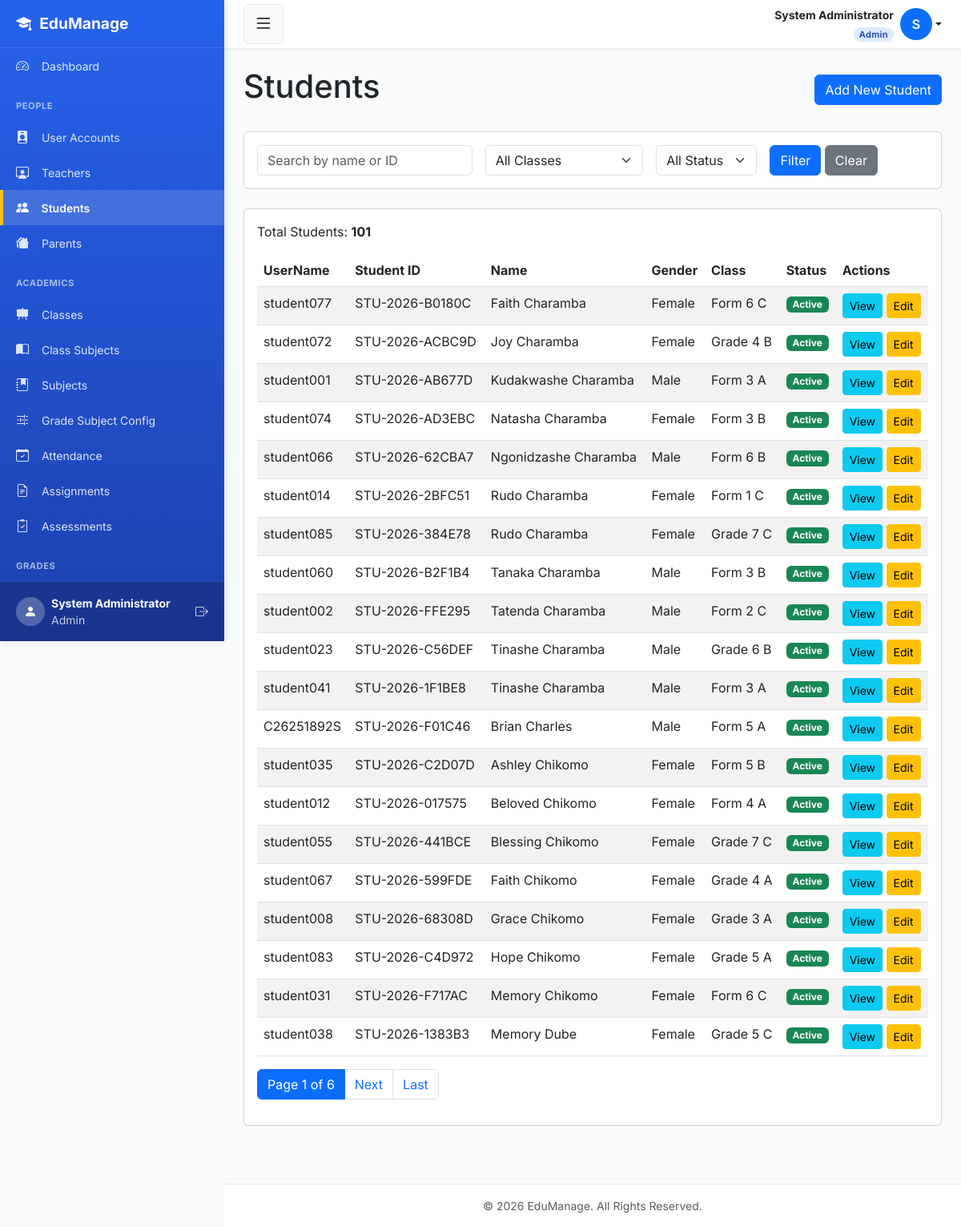
Page /students/ (signed in) on the committed database.
### smsapp/models.py (models this page shows, shortened)
class User(AbstractUser):
    ROLE_CHOICES = [
        ('admin',   'Admin'),
        ('teacher', 'Teacher'),
        ('student', 'Student'),
        ('parent',  'Parent'),
    ]
    role  = models.CharField(max_length=10, choices=ROLE_CHOICES, default='student')
    phone = models.CharField(max_length=20, blank=True, null=True)
    email = models.EmailField(unique=True, blank=True, null=True)
    REQUIRED_FIELDS = ['first_name', 'last_name', 'role']
    class Meta:
        db_table = 'users'

class Student(models.Model):
    GENDER_CHOICES = [('M', 'Male'), ('F', 'Female')]
    user              = models.OneToOneField(User, on_delete=models.CASCADE, related_name='student_profile')
    student_id_number = models.CharField(max_length=20, unique=True, blank=True)
    date_of_birth     = models.DateField()
    gender            = models.CharField(max_length=1, choices=GENDER_CHOICES)
    emergency_contact_name         = models.CharField(max_length=100)
    emergency_contact_phone        = models.CharField(max_length=20)
    emergency_contact_relationship = models.CharField(max_length=50)
    medical_notes   = models.TextField(blank=True, null=True)
    blood_group     = models.CharField(max_length=5, blank=True, null=True)
    allergies       = models.TextField(blank=True, null=True)
    admission_date  = models.DateField(default=timezone.now)
    is_active       = models.BooleanField(default=True)
    graduation_date = models.DateField(null=True, blank=True)
    created_at = models.DateTimeField(auto_now_add=True)
    updated_at = models.DateTimeField(auto_now=True)
    class Meta:
        db_table = 'students'
        ordering = ['user__last_name']
    @property
    def current_enrollment(self):
        return self.enrollments.filter(is_active=True).select_related('class_assigned').first()
    @property
    def current_class(self):
        enrollment = self.current_enrollment
        return enrollment.class_assigned if enrollment else None

class StudentEnrollment(models.Model):
    student       = models.ForeignKey('Student', on_delete=models.CASCADE, related_name='enrollments')
    class_assigned = models.ForeignKey(SchoolClass, on_delete=models.CASCADE, related_name='enrollments')
    academic_year = models.ForeignKey(AcademicYear, on_delete=models.CASCADE, related_name='enrollments')
    enrollment_date = models.DateField(default=timezone.now)
    is_active     = models.BooleanField(default=True)
    class Meta:
        db_table        = 'student_enrollments'
        unique_together = ['student', 'academic_year']
        ordering        = ['-academic_year', 'student']

class SchoolClass(models.Model):
    name          = models.CharField(max_length=50)
    grade_level   = models.CharField(max_length=3, choices=GRADE_CHOICES)  # FIX: uses shared constant
    academic_year = models.ForeignKey(AcademicYear, on_delete=models.CASCADE, related_name='classes')
    class_teacher = models.ForeignKey(
        'Teacher', on_delete=models.SET_NULL,
        null=True, blank=True, related_name='main_class'
    )
    room_number = models.CharField(max_length=20, blank=True, null=True)
    capacity    = models.IntegerField(default=40)
    created_at  = models.DateTimeField(auto_now_add=True)
    class Meta:
        db_table        = 'classes'
        verbose_name    = 'Class'
        verbose_name_plural = 'Classes'
        ordering        = ['grade_level', 'name']
        unique_together = ['name', 'academic_year']

### smsapp/views.py (the view, shortened to what this page needs)
# urls.py: path('students/', views.student_list, name='student_list'),
@login_required
@admin_required
def student_list(request):
    students = Student.objects.filter(is_active=True).prefetch_related('enrollments', 'enrollments__class_assigned')
    search_query = request.GET.get('search', '')
    class_filter = request.GET.get('class', '')
    if class_filter:
        students = students.filter(enrollments__class_assigned_id=class_filter, enrollments__is_active=True)
    status_filter = request.GET.get('status', '')
    if status_filter == 'inactive':
        students = Student.objects.filter(is_active=False).prefetch_related('enrollments', 'enrollments__class_assigned')
    students = students.select_related('user').order_by('user__last_name', 'user__first_name')
    paginator = Paginator(students, 20)
    page_obj = paginator.get_page(request.GET.get('page'))
    classes = SchoolClass.objects.all().order_by('name')
    context = {
        'students': page_obj,
        'page_obj': page_obj,
        'classes': classes,
        'search_query': search_query,
        'class_filter': class_filter,
        'status_filter': status_filter,
    }
    return render(request, 'students/student_list.html', context)

### smsapp/templates/students/student_list.html (shortened to what this page needs)
{% extends 'base.html' %}
{% block content %}
<div class="d-flex justify-content-between align-items-center mb-4">
    <h1>Students</h1>
    <div>
        <a href="{% url 'student_create' %}" class="btn btn-primary">Add New Student</a>
    </div>
</div>
<div class="card mb-4">
    <div class="card-body">
        <form method="get" class="row g-3">
            <div class="col-md-4">
                <input type="text" name="search" class="form-control" placeholder="Search by name or ID" value="{{ search_query }}">
            </div>
            <div class="col-md-3">
                <select name="class" class="form-select">
                    <option value="">All Classes</option>
                </select>
            </div>
            <div class="col-md-2">
                <select name="status" class="form-select">
                    <option value="">All Status</option>
                </select>
            </div>
            <div class="col-md-3">
                <button type="submit" class="btn btn-primary">Filter</button>
                <a href="{% url 'student_list' %}" class="btn btn-secondary">Clear</a>
            </div>
        </form>
    </div>
</div>
<div class="card">
    <div class="card-body">
        <p>Total Students: <strong>{{ page_obj.paginator.count }}</strong></p>
        {% if students %}
        <div class="table-responsive">
            <table class="table table-striped">
                <thead>
                    <tr>
                        <th>UserName</th>
                        <th>Student ID</th>
                        <th>Name</th>
                        <th>Gender</th>
                        <th>Class</th>
                        <th>Status</th>
                        <th>Actions</th>
                    </tr>
                </thead>
                <tbody>
                    {% for student in students %}
                    <tr>
                        <td>{{ student.user.username }}</td>
                        <td>{{ student.student_id_number }}</td>
                        <td>{{ student.user.get_full_name }}</td>
                        <td>{{ student.get_gender_display }}</td>
                        <td>{{ student.current_class.name }}</td>
                        <td>
                            {% if student.is_active %}
                            <span class="badge bg-success">Active</span>
                            {% else %}
                            <span class="badge bg-secondary">Inactive</span>
                            {% endif %}
                        </td>
                        <td>
                            <a href="{% url 'student_detail' student.id %}" class="btn btn-sm btn-info">View</a>
                            <a href="{% url 'student_update' student.id %}" class="btn btn-sm btn-warning">Edit</a>
                        </td>
                    </tr>
                    {% endfor %}
                </tbody>
            </table>
        </div>
        {% if page_obj.has_other_pages %}
        <nav aria-label="Page navigation">
            <ul class="pagination">
                <li class="page-item active">
                    <span class="page-link">Page {{ page_obj.number }} of {{ page_obj.paginator.num_pages }}</span>
                </li>
                {% if page_obj.has_next %}
                <li class="page-item">
                    <a class="page-link" href="?page={{ page_obj.next_page_number }}">Next</a>
                </li>
                <li class="page-item">
                    <a class="page-link" href="?page={{ page_obj.paginator.num_pages }}">Last</a>
                </li>
                {% endif %}
            </ul>
        </nav>
        {% endif %}
        {% else %}
        <p>No students found.</p>
        {% endif %}
    </div>
</div>
{% endblock %}

### smsapp/templates/base.html (shortened to what this page needs)
<!DOCTYPE html>
<html lang="en">
<head>
    <link href="https://cdn.jsdelivr.net/npm/bootstrap@5.3.0/dist/css/bootstrap.min.css" rel="stylesheet">
    <link rel="stylesheet" href="https://cdn.jsdelivr.net/npm/bootstrap-icons@1.11.0/font/bootstrap-icons.css">
    <link rel="stylesheet" href="https://cdnjs.cloudflare.com/ajax/libs/font-awesome/6.4.0/css/all.min.css">
</head>
<body>
<div class="d-flex" id="wrapper">
    <div id="sidebar-wrapper">
        <div class="sidebar-heading">
            <i class="bi bi-mortarboard-fill"></i> EduManage
        </div>
        <div class="sidebar-nav">
            {% if user.role == 'admin' %}
                <a href="{% url 'admin_dashboard' %}" class="list-group-item list-group-item-action">
                    <i class="bi bi-speedometer2"></i> Dashboard
                </a>
            {% elif user.role == 'teacher' %}
                <a href="{% url 'teacher_dashboard' %}" class="list-group-item list-group-item-action">
                    <i class="bi bi-speedometer2"></i> Dashboard
                </a>
            {% elif user.role == 'student' %}
                <a href="{% url 'student_dashboard' %}" class="list-group-item list-group-item-action">
                    <i class="bi bi-speedometer2"></i> Dashboard
                </a>
            {% elif user.role == 'parent' %}
                <a href="{% url 'parent_dashboard' %}" class="list-group-item list-group-item-action">
                    <i class="bi bi-speedometer2"></i> Dashboard
                </a>
            {% endif %}
            {% if user.role == 'admin' %}
                <div class="sidebar-heading-text">People</div>
                <a href="{% url 'user_list' %}" class="list-group-item list-group-item-action">
                    <i class="bi bi-person-badge-fill"></i> User Accounts
                </a>
                <a href="{% url 'teacher_list' %}" class="list-group-item list-group-item-action">
                    <i class="bi bi-person-workspace"></i> Teachers
                </a>
                <a href="{% url 'student_list' %}" class="list-group-item list-group-item-action">
                    <i class="bi bi-people-fill"></i> Students
                </a>
                <a href="{% url 'parent_list' %}" class="list-group-item list-group-item-action">
                    <i class="bi bi-houses-fill"></i> Parents
                </a>
                <div class="sidebar-heading-text">Academics</div>
                <a href="{% url 'class_list' %}" class="list-group-item list-group-item-action">
                    <i class="bi bi-easel-fill"></i> Classes
                </a>
                <a href="{% url 'class_subject_list' %}" class="list-group-item list-group-item-action">
                    <i class="bi bi-book-half"></i> Class Subjects
                </a>
                <a href="{% url 'subject_list' %}" class="list-group-item list-group-item-action">
                    <i class="bi bi-journal-bookmark-fill"></i> Subjects
                </a>
                <a href="{% url 'grade_subject_config_list' %}" class="list-group-item list-group-item-action">
                    <i class="bi bi-sliders2"></i> Grade Subject Config
                </a>
                <a href="{% url 'attendance_history' %}" class="list-group-item list-group-item-action">
                    <i class="bi bi-calendar-check"></i> Attendance
                </a>
                <a href="{% url 'assignment_list' %}" class="list-group-item list-group-item-action">
                    <i class="bi bi-file-earmark-text"></i> Assignments
                </a>
                <a href="{% url 'create_assessment' %}" class="list-group-item list-group-item-action">
                    <i class="bi bi-clipboard2-check"></i> Assessments
                </a>
                <div class="sidebar-heading-text">Grades</div>
                <a href="{% url 'view_gradebook' 0 0 %}" class="list-group-item list-group-item-action" onclick="return false;">
                </a>
            {% endif %}
        </div>
        <div class="sidebar-footer">
            <div class="d-flex align-items-center">
                <div class="rounded-circle bg-white bg-opacity-25 d-flex align-items-center justify-content-center me-2"
                     style="width: 36px; height: 36px;">
                    <i class="bi bi-person-fill"></i>
                </div>
                <div class="flex-grow-1">
                    <div class="small fw-bold">{{ user.get_full_name|default:user.username }}</div>
                    <div class="small opacity-75">{{ user.get_role_display }}</div>
                </div>
                <a href="{% url 'logout' %}" class="text-white text-decoration-none opacity-75 hover-opacity-100">
                    <i class="bi bi-box-arrow-right"></i>
                </a>
            </div>
        </div>
    </div>
    <div id="page-content-wrapper">
        <nav class="top-navbar">
            <button class="btn btn-light" id="sidebarToggle" aria-label="Toggle sidebar">
                <i class="bi bi-list fs-4"></i>
            </button>
            <div class="dropdown">
                <a href="#"
                   class="d-flex align-items-center text-decoration-none dropdown-toggle text-dark"
                   id="userDropdown"
                   data-bs-toggle="dropdown"
                   aria-expanded="false">
                    <div class="me-2 text-end d-none d-lg-block">
                        <div class="fw-bold small">
                            {{ user.get_full_name|default:user.username }}
                        </div>
                        <span class="role-badge {{ user.role }}">
                            {{ user.get_role_display }}
                        </span>
                    </div>
                    <div class="rounded-circle bg-primary text-white d-flex align-items-center justify-content-center"
                         style="width:40px;height:40px;font-weight:600;flex-shrink:0;">
                        {{ user.first_name|first|default:user.username|first|upper }}
                    </div>
                </a>
            </div>
        </nav>
        <div class="container-fluid p-4">
            {% block content %}{% endblock %}
        </div>
        <footer class="bg-white text-center py-3 mt-5 border-top">
            <div class="container text-muted small">
                &copy; {% now "Y" %} EduManage. All Rights Reserved.
            </div>
        </footer>
    </div>
</div>
</body>
</html>

### rows in the picture
User: get_full_name "System Administrator", role "Admin", first_name|first "S"
Student: user.username "student077", student_id_number "STU-2026-B0180C", user.get_full_name "Faith Charamba", gender "Female", current_class.name "Form 6 C", is_active "Active"
Student: user.username "student072", student_id_number "STU-2026-ACBC9D", user.get_full_name "Joy Charamba", gender "Female", current_class.name "Grade 4 B", is_active "Active"
Student: user.username "student001", student_id_number "STU-2026-AB677D", user.get_full_name "Kudakwashe Charamba", gender "Male", current_class.name "Form 3 A", is_active "Active"
Student: user.username "student074", student_id_number "STU-2026-AD3EBC", user.get_full_name "Natasha Charamba", gender "Female", current_class.name "Form 3 B", is_active "Active"
Student: user.username "student066", student_id_number "STU-2026-62CBA7", user.get_full_name "Ngonidzashe Charamba", gender "Male", current_class.name "Form 6 B", is_active "Active"
Student: user.username "student014", student_id_number "STU-2026-2BFC51", user.get_full_name "Rudo Charamba", gender "Female", current_class.name "Form 1 C", is_active "Active"
Student: user.username "student085", student_id_number "STU-2026-384E78", user.get_full_name "Rudo Charamba", gender "Female", current_class.name "Grade 7 C", is_active "Active"
Student: user.username "student060", student_id_number "STU-2026-B2F1B4", user.get_full_name "Tanaka Charamba", gender "Male", current_class.name "Form 3 B", is_active "Active"
Student: user.username "student002", student_id_number "STU-2026-FFE295", user.get_full_name "Tatenda Charamba", gender "Male", current_class.name "Form 2 C", is_active "Active"
Student: user.username "student023", student_id_number "STU-2026-C56DEF", user.get_full_name "Tinashe Charamba", gender "Male", current_class.name "Grade 6 B", is_active "Active"
Student: user.username "student041", student_id_number "STU-2026-1F1BE8", user.get_full_name "Tinashe Charamba", gender "Male", current_class.name "Form 3 A", is_active "Active"
Student: user.username "C26251892S", student_id_number "STU-2026-F01C46", user.get_full_name "Brian Charles", gender "Male", current_class.name "Form 5 A", is_active "Active"
Student: user.username "student035", student_id_number "STU-2026-C2D07D", user.get_full_name "Ashley Chikomo", gender "Female", current_class.name "Form 5 B", is_active "Active"
Student: user.username "student012", student_id_number "STU-2026-017575", user.get_full_name "Beloved Chikomo", gender "Female", current_class.name "Form 4 A", is_active "Active"
Student: user.username "student055", student_id_number "STU-2026-441BCE", user.get_full_name "Blessing Chikomo", gender "Female", current_class.name "Grade 7 C", is_active "Active"
Student: user.username "student067", student_id_number "STU-2026-599FDE", user.get_full_name "Faith Chikomo", gender "Female", current_class.name "Grade 4 A", is_active "Active"
Student: user.username "student008", student_id_number "STU-2026-68308D", user.get_full_name "Grace Chikomo", gender "Female", current_class.name "Grade 3 A", is_active "Active"
Student: user.username "student083", student_id_number "STU-2026-C4D972", user.get_full_name "Hope Chikomo", gender "Female", current_class.name "Grade 5 A", is_active "Active"
Student: user.username "student031", student_id_number "STU-2026-F717AC", user.get_full_name "Memory Chikomo", gender "Female", current_class.name "Form 6 C", is_active "Active"
Student: user.username "student038", student_id_number "STU-2026-1383B3", user.get_full_name "Memory Dube", gender "Female", current_class.name "Grade 5 C", is_active "Active"

### other values in the picture
{{ page_obj.paginator.count }} "101"
{{ page_obj.number }} "1"
{{ page_obj.paginator.num_pages }} "6"
